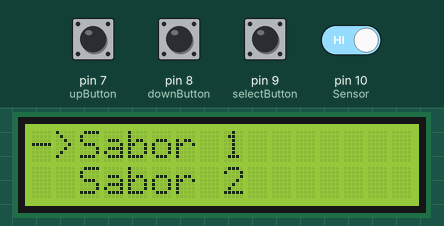
This sketch was run on a simulated Arduino Uno, built with avr-gcc and run on an emulated ATmega328P. Shown: 16×2 character LCD. Inputs (shaded band) come from the test bench; at power-on: pin 7 (upButton), pin 8 (downButton), pin 9 (selectButton), pin 10 (Sensor) HIGH.

Above: at 1.2 s.
1.3 s: pin 9 (selectButton) pulled LOW for 0.15 s
At 1.5 s:
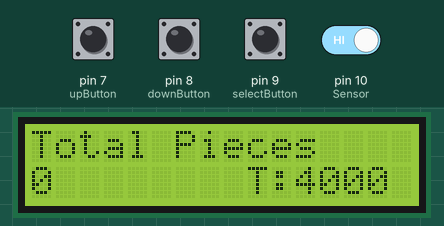
4.0 s: pin 10 (Sensor) driven LOW
At 4.35 s:
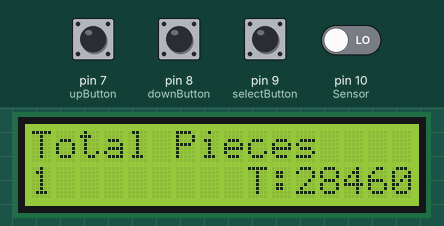
5.6 s: pin 10 (Sensor) driven HIGH
At 14.0 s:
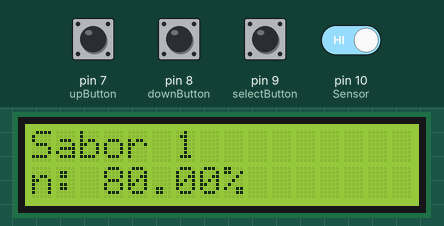
Timing chart, 0 to 14.9 s (numbered marks = the images above; inputs shaded):
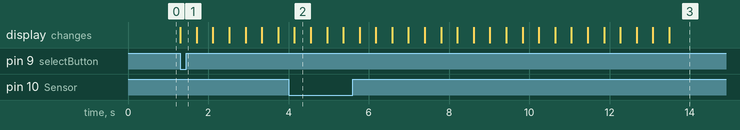

Measured:
- after the input at 1.3 s, the display: changes at once (image 1)
- what the display in image 2 shows lasts 0.5 s, from 4.1 s to 4.6 s

The sketch:

Object_Counter.ino
```cpp
/*
 * Created on 2 August 2019
 *
 *
 *
 *
 */


//#include <Wire.h>
//#include <LiquidCrystal_I2C.h>

#include <LiquidCrystal.h>

//LiquidCrystal_I2C lcd(0x3F, 16, 2);

const int rs = 12, en = 11, d4 = 5, d5 = 4, d6 = 3, d7 = 2;
LiquidCrystal lcd(rs, en, d4, d5, d6, d7);


int upButton = 7;
int downButton = 8;
int selectButton = 9;
int Sensor = 10; //Sensor Input

int Option = 1; //Variable for Menu control
int Count  = 0; //Variable for counting pieces

int TimeBeforeSensor = 0;  //Variable for capture the time before beggining sensor reading
//begin measuring.

unsigned long Time = 0;

float Efficiency = 0;


int vel1 = 5;
int vel2 = 2;


void setup() {
  //lcd.init();
  //lcd.backlight();

  lcd.begin(16, 2);
  pinMode(upButton, INPUT_PULLUP);
  pinMode(downButton, INPUT_PULLUP);
  pinMode(selectButton, INPUT_PULLUP);
  pinMode(Sensor, INPUT_PULLUP);
  Menu();
}

void loop() {

  MenuControl();
  //Time();


}


void Menu()
{
  switch (Option) {        //option instead of 1
    case 1:

      lcd.clear();
      lcd.setCursor(0, 0);
      lcd.print("->Sabor 1");
      lcd.setCursor(0, 1 );
      lcd.print("  Sabor 2");
      break;
    case 2:

      lcd.clear();
      lcd.setCursor(0, 0);
      lcd.print("  Sabor 1");
      lcd.setCursor(0, 1 );
      lcd.print("->Sabor 2");
      break;
  }
}

void MenuControl()
{
  if (!digitalRead(upButton))
  {
    Option++;
    delay(100);
    Menu();
  }
  if (!digitalRead(downButton))
  {
    Option--;
    delay(100);
    Menu();
  }
  if (!digitalRead(selectButton))
  {
    TimeBeforeSensor = millis();
    OptionSelection();
  }
  if (Option >= 3)
  {
    Option = 1;
    delay(100);
    Menu();
  }

  if (Option <= 0)
  {
    Option = 2;
    delay(100);
    Menu();
  }
}

void Counter()
{

  if (!digitalRead(Sensor))
  {
    Count++;
  }

  lcd.clear();
  lcd.setCursor(0, 0);
  lcd.print("Total Pieces");
  lcd.setCursor(0, 1);
  lcd.print(Count);
  lcd.setCursor(9, 1);
  lcd.print("T:");
  lcd.setCursor(11, 1);
  lcd.print((millis()-TimeBeforeSensor)*1000);

  delay(400);

  if (Option == 1)
  {
    Opcion1();
  }
  else if (Option == 2)
  {
    Opcion2();
  }


}


/*

  void Time();    //Display the total Effiency after finishing the 24 hours
  {
  if ((micros - TimeBeforeSensor) >= 15000) //wait 15000mS.
  {
    lcd.clear
    lcd.setCursor(0, 0);
    lcd.print("Sabor ");
    lcd.print(Option);
    lcd.setCursor(0, 1)
    Effiency = (Count / Vel) * 100;
    lcd.print("E: ");
    lcd.print(Effiency);
  }
  }
*/

void OptionSelection()
{
  switch (Option) {
    case 1:
      Opcion1();
      break;
    case 2:
      Opcion2();
      break;
  }
}

void Opcion1() //Vel1 Selection
{
  if ((millis() - TimeBeforeSensor) >= 12000) //Display the total Effiency after finishing the 24 hours
  {
    lcd.clear();
    lcd.setCursor(0, 0);
    lcd.print("Sabor ");
    lcd.print(Option);
    lcd.setCursor(0, 1);
    Efficiency = ((float)Count / vel1) * 100.0;
    lcd.print("n: ");
    lcd.print(Efficiency);
    lcd.print("%");
    Stop();
  }
  Counter();

}

void Opcion2() // Vel2 Selection
{
  if ((millis() - TimeBeforeSensor) >= 10000) //Display the total Effiency after finishing the 24 hours
  {
    lcd.clear();
    lcd.setCursor(0, 0);
    lcd.print("Sabor ");
    lcd.print(Option);
    lcd.setCursor(0, 1);
    Efficiency = ((float)Count / vel2) * 100.0;
    lcd.print("n: ");
    lcd.print(Efficiency);
    lcd.print("%");
    Stop();
  }
  Counter();
}


void Stop()
{
  while (digitalRead(selectButton))
  {
    delay(100);
  }
  Menu();
  Count = 0;
  Option = 3;
}
```
